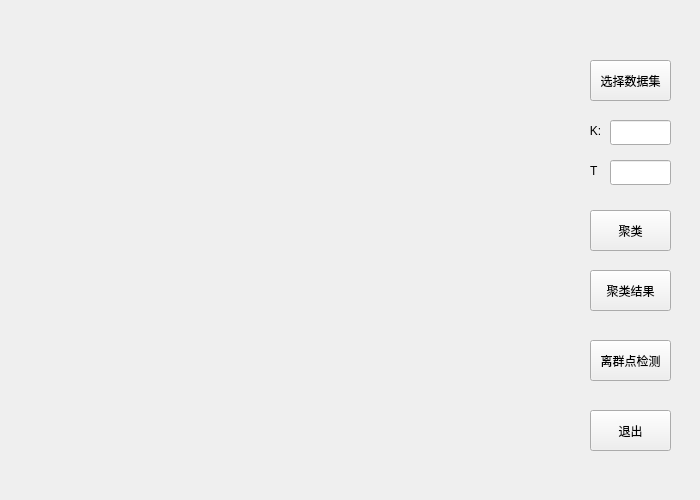
<?xml version="1.0" encoding="UTF-8"?>
<ui version="4.0">
 <class>visualization</class>
 <widget class="QMainWindow" name="visualization">
  <property name="geometry">
   <rect>
    <x>0</x>
    <y>0</y>
    <width>700</width>
    <height>500</height>
   </rect>
  </property>
  <property name="minimumSize">
   <size>
    <width>700</width>
    <height>500</height>
   </size>
  </property>
  <property name="maximumSize">
   <size>
    <width>700</width>
    <height>500</height>
   </size>
  </property>
  <property name="windowTitle">
   <string>visualization</string>
  </property>
  <widget class="QWidget" name="centralWidget">
   <widget class="QPushButton" name="choose_data">
    <property name="geometry">
     <rect>
      <x>590</x>
      <y>60</y>
      <width>81</width>
      <height>41</height>
     </rect>
    </property>
    <property name="text">
     <string>选择数据集</string>
    </property>
   </widget>
   <widget class="QPushButton" name="K_mean">
    <property name="geometry">
     <rect>
      <x>590</x>
      <y>210</y>
      <width>81</width>
      <height>41</height>
     </rect>
    </property>
    <property name="text">
     <string>聚类</string>
    </property>
   </widget>
   <widget class="QCustomPlot" name="Coordinate" native="true">
    <property name="geometry">
     <rect>
      <x>20</x>
      <y>20</y>
      <width>551</width>
      <height>461</height>
     </rect>
    </property>
   </widget>
   <widget class="QPushButton" name="pushButton_5">
    <property name="geometry">
     <rect>
      <x>590</x>
      <y>270</y>
      <width>81</width>
      <height>41</height>
     </rect>
    </property>
    <property name="text">
     <string>聚类结果</string>
    </property>
   </widget>
   <widget class="QPushButton" name="pushButton_6">
    <property name="geometry">
     <rect>
      <x>590</x>
      <y>340</y>
      <width>81</width>
      <height>41</height>
     </rect>
    </property>
    <property name="text">
     <string>离群点检测</string>
    </property>
   </widget>
   <widget class="QPushButton" name="pushButton_3">
    <property name="geometry">
     <rect>
      <x>590</x>
      <y>410</y>
      <width>81</width>
      <height>41</height>
     </rect>
    </property>
    <property name="text">
     <string>退出</string>
    </property>
   </widget>
   <widget class="QLabel" name="evaluate">
    <property name="geometry">
     <rect>
      <x>600</x>
      <y>10</y>
      <width>81</width>
      <height>31</height>
     </rect>
    </property>
    <property name="text">
     <string/>
    </property>
   </widget>
   <widget class="QLineEdit" name="K">
    <property name="geometry">
     <rect>
      <x>610</x>
      <y>120</y>
      <width>61</width>
      <height>25</height>
     </rect>
    </property>
   </widget>
   <widget class="QLineEdit" name="threshold">
    <property name="geometry">
     <rect>
      <x>610</x>
      <y>160</y>
      <width>61</width>
      <height>25</height>
     </rect>
    </property>
   </widget>
   <widget class="QLabel" name="label">
    <property name="geometry">
     <rect>
      <x>580</x>
      <y>120</y>
      <width>21</width>
      <height>21</height>
     </rect>
    </property>
    <property name="text">
     <string>   K:</string>
    </property>
   </widget>
   <widget class="QLabel" name="threshold_2">
    <property name="geometry">
     <rect>
      <x>590</x>
      <y>160</y>
      <width>16</width>
      <height>21</height>
     </rect>
    </property>
    <property name="text">
     <string>T</string>
    </property>
   </widget>
  </widget>
 </widget>
 <layoutdefault spacing="6" margin="11"/>
 <customwidgets>
  <customwidget>
   <class>QCustomPlot</class>
   <extends>QWidget</extends>
   <header location="global">qcustomplot.h</header>
   <container>1</container>
  </customwidget>
 </customwidgets>
 <resources/>
 <connections/>
</ui>
